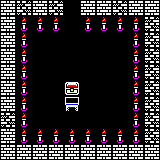

Below is a game level as drawn by its tile map, then a one-line description and the .tmx file that defines it, in full:
An orthogonal 10x10 tile map with 16x16 px tiles, 2 tile layers (Graph, Spawn) and 4 objects.

<map version="1.10" tiledversion="1.10.2" orientation="orthogonal" renderorder="left-up" width="10" height="10" tilewidth="16" tileheight="16" infinite="0" nextlayerid="5" nextobjectid="7">
 <tileset firstgid="1" source="jeu-lynx.tsx" />
 <layer id="1" name="Graph" width="10" height="10">
  <data encoding="csv">
844,644,844,644,1,844,844,644,844,844,
844,739,739,739,1,739,739,739,739,644,
844,739,1,1,1,1,1,1,739,644,
844,739,1,1,1,1,1,1,739,644,
844,739,1,1,1,1,1,1,739,644,
844,739,1,1,303,1,1,1,739,644,
844,739,1,1,543,1,1,1,739,644,
644,739,1,1,1,1,1,1,739,644,
844,739,739,739,739,739,739,739,739,644,
844,844,844,844,844,844,844,844,844,844
</data>
 </layer>
 <objectgroup id="4" name="Texte">
  <object id="6" x="40.741" y="47.8398" width="74.8539" height="22.1615">
   <text fontfamily="Sans Serif" pixelsize="8" wrap="1" color="#ff0000" italic="1">Salle du trésor</text>
  </object>
 </objectgroup>
 <objectgroup id="3" name="Liaisons">
  <object id="3" x="62.6818" y="68.4813" width="20.6991" height="10.4306">
   <text fontfamily="Sans Serif" pixelsize="8" wrap="1" color="#aa00ff" halign="center" valign="center">E240</text>
  </object>
  <object id="4" x="40.932" y="83.0434" width="20.6991" height="10.4306">
   <text fontfamily="Sans Serif" pixelsize="8" wrap="1" color="#aa00ff" halign="center" valign="center">E241</text>
  </object>
  <object id="5" x="82.9334" y="84.1159" width="20.6991" height="10.4306">
   <text fontfamily="Sans Serif" pixelsize="8" wrap="1" color="#aa00ff" halign="center" valign="center">E242</text>
  </object>
 </objectgroup>
 <layer id="2" name="Spawn" width="10" height="10">
  <data encoding="csv">
0,0,0,0,0,0,0,0,0,0,
0,0,0,0,0,0,0,0,0,0,
0,0,0,0,0,0,0,0,0,0,
0,0,0,0,0,0,0,0,0,0,
0,0,0,0,0,0,0,0,0,0,
0,0,0,0,0,0,0,0,0,0,
0,0,0,0,0,0,0,0,0,0,
0,0,0,0,0,0,0,0,0,0,
0,0,0,0,0,0,0,0,0,0,
0,0,0,0,0,0,0,0,0,0
</data>
 </layer>
</map>
